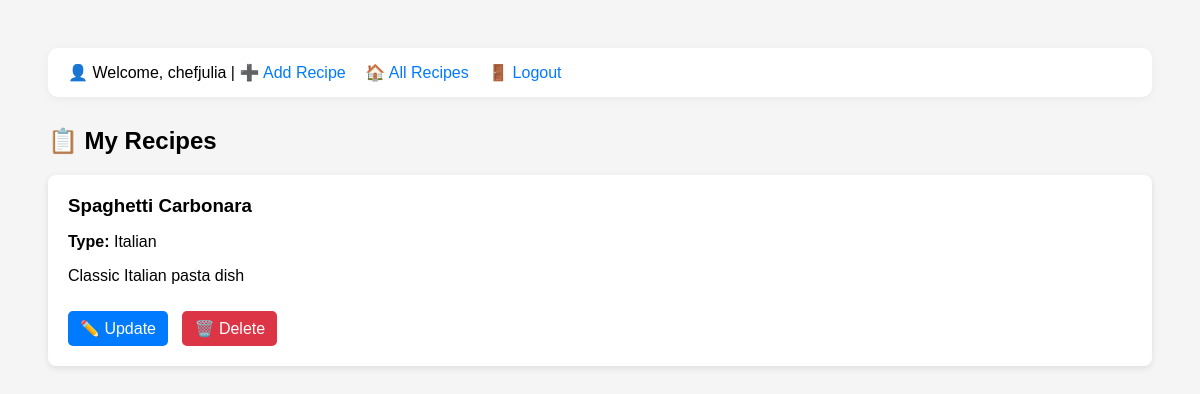
The app's page /my_recipes.php (signed in) with its own data.
### tables this page shows
CREATE TABLE `recipes` (
  `rid` int(11) NOT NULL,
  `name` varchar(50) NOT NULL,
  `description` varchar(300) DEFAULT NULL,
  `type` enum('French','Italian','Chinese','Indian','Mexican','Others') NOT NULL,
  `Cookingtime` int(4) ,
  `ingredients` varchar(1000) ,
  `instructions` varchar(1000) ,
  `image` varchar(200),
  `uid` int(11) UNSIGNED NOT NULL
);

### my_recipes.php (the view, shortened to what this page needs)
<?php
include 'db.php';
$uid = $_SESSION['uid'];
$stmt = $conn->prepare("SELECT rid, name, type, description FROM recipes WHERE uid = ?");
$stmt->bind_param("i", $uid);
$stmt->execute();
$result = $stmt->get_result();
?>
<!DOCTYPE html>
<html>
<head>
</head>
<body>
<div class="topbar">
    👤 Welcome, <?php echo htmlspecialchars($_SESSION['username']); ?> |
    <a href="add_recipe.php">➕ Add Recipe</a>
    <a href="index.php">🏠 All Recipes</a>
    <a href="logout.php">🚪 Logout</a>
</div>
<h2>📋 My Recipes</h2>
<?php while ($row = $result->fetch_assoc()): ?>
    <div class="recipe">
        <h3><?php echo htmlspecialchars($row['name']); ?></h3>
        <p><strong>Type:</strong> <?php echo htmlspecialchars($row['type']); ?></p>
        <p><?php echo htmlspecialchars($row['description']); ?></p>
        <a class="btn" href="update_recipe.php?rid=<?php echo $row['rid']; ?>">✏️ Update</a>
        <a class="btn btn-danger" href="delete_recipe.php?rid=<?php echo $row['rid']; ?>" onclick="return confirm('Are you sure you want to delete this recipe?');">🗑️ Delete</a>
    </div>
<?php endwhile; ?>
</body>
</html>

### my_recipes.php (style rules this page uses)
body { font-family: Arial; padding: 40px; background: #f5f5f5; }
.topbar { margin-bottom: 30px; background: #fff; padding: 15px 20px; border-radius: 10px; box-shadow: 0 2px 10px rgba(0,0,0,0.05); }
.topbar a { margin-right: 15px; text-decoration: none; color: #007bff; }
h2 { margin-bottom: 20px; }
.recipe { background: white; padding: 20px; margin-bottom: 15px; border-radius: 8px; box-shadow: 0 2px 6px rgba(0,0,0,0.1); }
.recipe h3 { margin: 0 0 10px 0; }
.btn { margin-top: 10px; display: inline-block; background: #007BFF; color: white; padding: 8px 12px; border-radius: 5px; text-decoration: none; margin-right: 10px; }
.btn-danger { background: #dc3545; }

### records on screen
recipes: name "Spaghetti Carbonara", type "Italian", description "Classic Italian pasta dish"

### other values on screen
$_SESSION['username'] "chefjulia"
